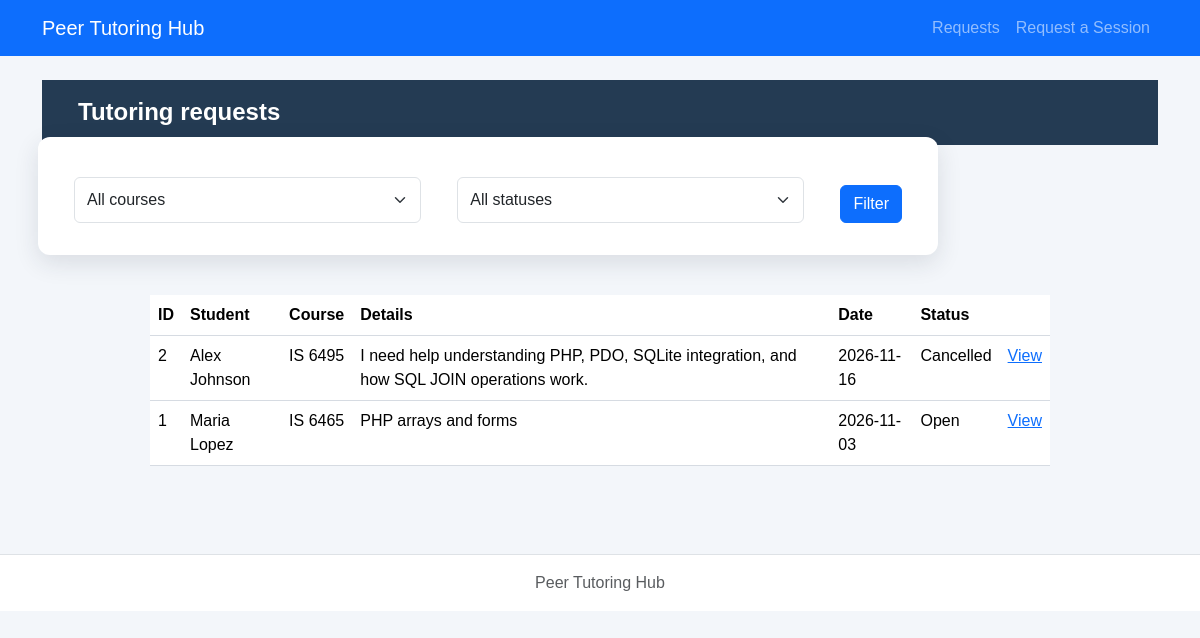
/php/requests.php, run on the app's committed database.
### tables this page shows
CREATE TABLE tutoring_requests (
    request_id INTEGER PRIMARY KEY,
    student_id INTEGER NOT NULL,
    course TEXT NOT NULL,
    topic TEXT NOT NULL,
    preferred_date TEXT NOT NULL,
    preferred_time TEXT NOT NULL,
    status TEXT NOT NULL DEFAULT 'Open'
        CHECK (status IN ('Open', 'Cancelled', 'Assigned', 'Completed')),
    created_at TEXT NOT NULL DEFAULT CURRENT_TIMESTAMP,
    FOREIGN KEY (student_id) REFERENCES students(student_id)
);

CREATE TABLE students (
    student_id INTEGER PRIMARY KEY,
    student_name TEXT NOT NULL,
    student_email TEXT NOT NULL UNIQUE
);

### config/db.php (called while the page is built)
<?php
function openDatabase($path = null) {
    if ($path === null) {
        $path = dirname(__DIR__) . '/database/tutoring.db';
    }
    $pdo = new PDO('sqlite:' . $path);
    $pdo->setAttribute(PDO::ATTR_ERRMODE, PDO::ERRMODE_EXCEPTION);
    $pdo->setAttribute(PDO::ATTR_DEFAULT_FETCH_MODE, PDO::FETCH_ASSOC);
    $pdo->exec('PRAGMA foreign_keys = ON');
    return $pdo;
}

### repositories/requestPDO.php (called while the page is built, shortened)
<?php
function listRequests($pdo, $course = '', $status = '') {
    $sql='SELECT r.*,s.student_name FROM tutoring_requests r JOIN students s ON r.student_id=s.student_id WHERE 1=1';$args=[];
    $sql.=' ORDER BY r.request_id DESC';$stmt=$pdo->prepare($sql);$stmt->execute($args);return $stmt->fetchAll();
}

### services/requestService.php (called while the page is built, shortened)
<?php
require_once dirname(__DIR__).'/repositories/requestPDO.php';
function escapeHtml($v) {return htmlspecialchars((string)$v,ENT_QUOTES,'UTF-8');}
function decodeTopic($topic) {
    $v=json_decode($topic,true);
    return is_array($v)&&isset($v['reason'])&&is_array($v['topics']??null) ? $v : ['reason'=>$topic,'topics'=>[]];
}

### php/requests.php (the view, shortened to what this page needs)
<?php
require_once __DIR__.'/../config/db.php';require_once __DIR__.'/../services/requestService.php';
$course=trim((string)($_GET['course']??''));$status=(string)($_GET['status']??'');
$rows=listRequests(openDatabase(),$course,$status);
require __DIR__.'/../includes/header.php';require __DIR__.'/../includes/nav.php';?>
<main class="container py-4"><h1>Tutoring requests</h1>
<form method="get" class="row g-2 mb-3"><div class="col"><select class="form-select" name="course"><option value="">All courses</option></select></div><div class="col"><select class="form-select" name="status"><option value="">All statuses</option></select></div><div class="col-auto"><button class="btn btn-primary">Filter</button></div></form>
<?php if(!$rows):?><p>No matching requests.</p><?php else:?><table class="table"><thead><tr><th>ID</th><th>Student</th><th>Course</th><th>Details</th><th>Date</th><th>Status</th><th></th></tr></thead><tbody><?php foreach($rows as $r):$topic=decodeTopic($r['topic']);?><tr><td><?= (int)$r['request_id']?></td><td><?=escapeHtml($r['student_name'])?></td><td><?=escapeHtml($r['course'])?></td><td><?=escapeHtml($topic['reason'])?></td><td><?=escapeHtml($r['preferred_date'])?></td><td><?=escapeHtml($r['status'])?></td><td><a href="request-details.php?request_id=<?=(int)$r['request_id']?>">View</a></td></tr><?php endforeach;?></tbody></table><?php endif;?></main><?php require __DIR__.'/../includes/footer.php';?>

### includes/header.php (shortened to what this page needs)
<!doctype html>
<html lang="en">
<head>
  <link href="https://cdn.jsdelivr.net/npm/bootstrap@5.3.3/dist/css/bootstrap.min.css" rel="stylesheet">
  <link rel="stylesheet" href="../css/styles.css">
</head>
<body>

### includes/nav.php
<nav class="navbar navbar-expand-lg navbar-dark bg-primary">
  <div class="container">
    <a class="navbar-brand" href="../index.php">Peer Tutoring Hub</a>
    <div class="navbar-nav">
      <a class="nav-link" href="requests.php">Requests</a>
      <a class="nav-link" href="request-form.php">Request a Session</a>
    </div>
  </div>
</nav>

### includes/footer.php (shortened to what this page needs)
<footer class="border-top mt-5 py-3 text-center text-muted">
  <div class="container">Peer Tutoring Hub</div>
</footer>
</body>
</html>

### css/styles.css (style rules this page uses)
* { box-sizing: border-box; }
body { margin: 0; min-height: 100vh; font-family: Arial, Helvetica, sans-serif; color: #1f2937; background-color: #f3f6fa; }
h1 { margin: 0; padding: 18px 36px; color: #ffffff; font-size: 24px; font-weight: 700; background-color: #243b53; }
main form { max-width: 900px; margin: 42px auto; padding: 32px; display: grid; grid-template-columns: 1fr 1fr; gap: 18px 28px; background-color: #ffffff; border-radius: 12px; box-shadow: 0 8px 24px rgba(31, 41, 55, 0.12); }
main form input:not([type="checkbox"]):not([type="radio"]), main form select, main form textarea { width: 100%; min-height: 46px; padding: 10px 14px; color: #374151; font: inherit; background-color: #ffffff; border: 1px solid #aeb8c5; border-radius: 8px; }
main form button { grid-column: 1 / -1; grid-row: 6; justify-self: start; margin-top: 8px; padding: 13px 26px; color: #ffffff; font-size: 16px; font-weight: 700; background-color: #d60000; border: 0; border-radius: 8px; cursor: pointer; }
table { width: calc(100% - 80px); max-width: 900px; margin: 40px auto; border-collapse: collapse; background-color: #ffffff; }
th, td { padding: 14px 16px; text-align: left; border-bottom: 1px solid #d6dbe2; }
th { background-color: #eef1f4; }
footer { padding: 22px; color: #52606d; text-align: center; background-color: #ffffff; border-top: 1px solid #d6dbe2; }

### data on the page
tutoring_requests: request_id "2", student.student_name "Alex Johnson", course "IS 6495", topic "I need help understanding PHP, PDO, SQLite integration, and how SQL JOIN operations work.", preferred_date "2026-11-16", status "Cancelled"
tutoring_requests: request_id "1", student.student_name "Maria Lopez", course "IS 6465", topic "PHP arrays and forms", preferred_date "2026-11-03", status "Open"
